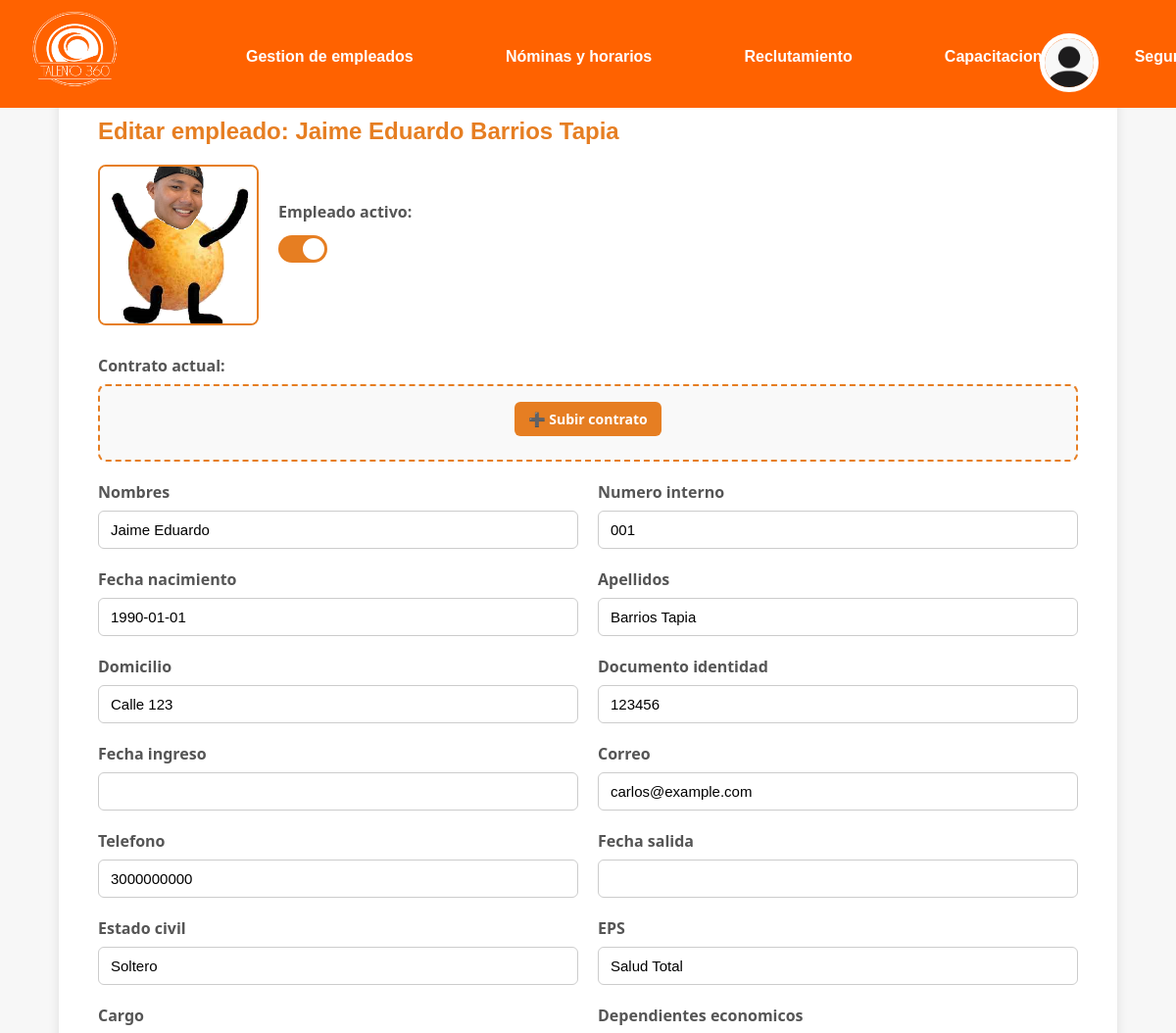
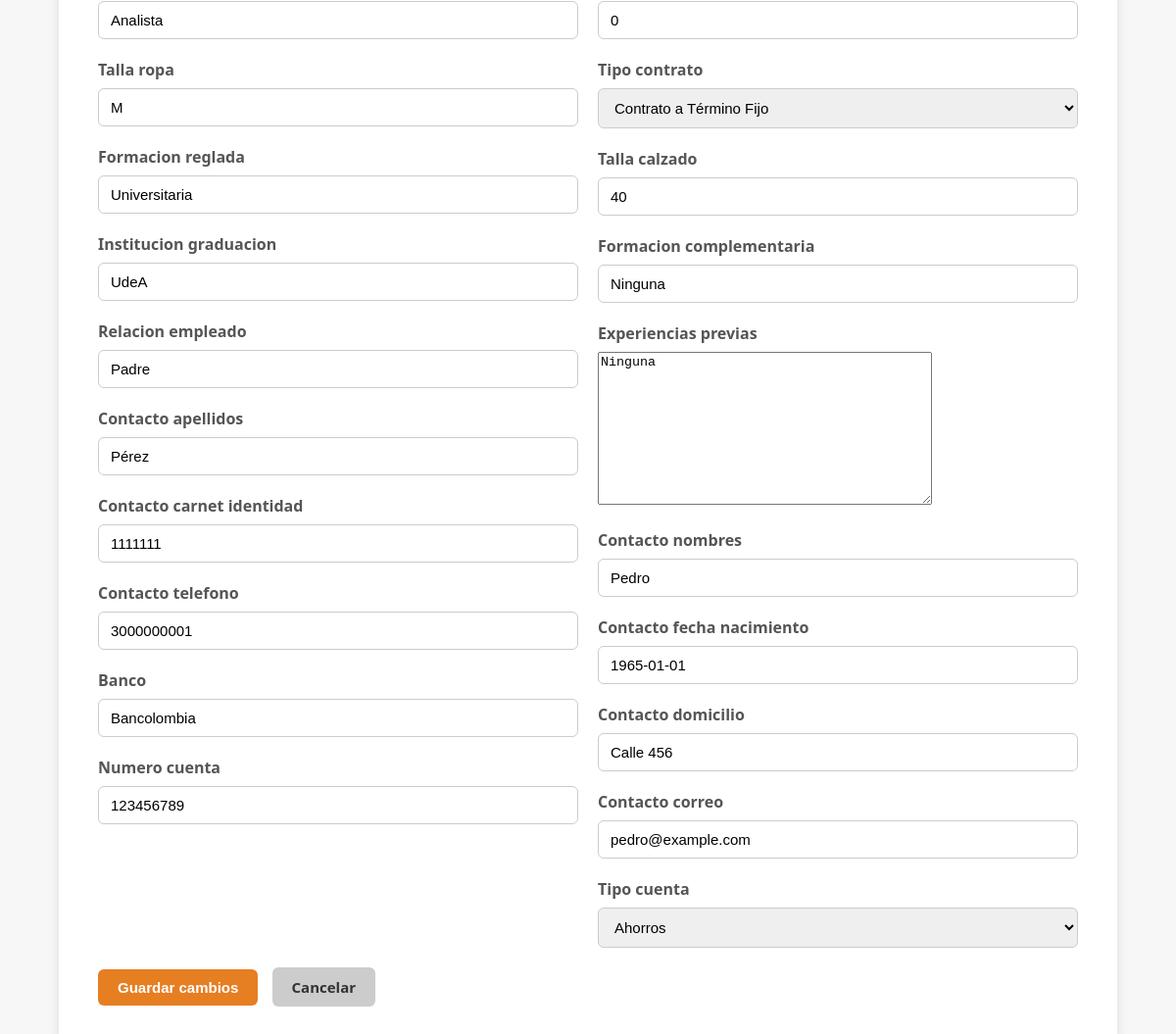
/editar_empleado/1/, run on the app's committed database (2 pictures, top to bottom).
### main/models.py (models this page shows, shortened)
class Empleado(models.Model):
    activo = models.BooleanField(default=True)
    foto = models.ImageField(upload_to='fotos_empleados/', blank=True, null=True)
    contrato = models.FileField(upload_to='contratos_empleados/', blank=True, null=True)
    numero_interno = models.CharField(max_length=20, blank=False)
    nombres = models.CharField(max_length=100, blank=False)
    apellidos = models.CharField(max_length=100, blank=False)
    fecha_nacimiento = models.DateField(blank=False)
    documento_identidad = models.IntegerField(null=True, blank=False)
    domicilio = models.CharField(max_length=255, blank=False)
    correo = models.EmailField(blank=False)
    fecha_ingreso = models.DateField(null=True, blank=True)
    fecha_salida = models.DateField(null=True, blank=True)
    telefono = models.IntegerField(null=True, blank=False)
    EPS = models.CharField(max_length=100, blank=False)
    estado_civil = models.CharField(max_length=20, blank=False)
    dependientes_economicos = models.PositiveIntegerField(default=0)
    cargo = models.CharField(max_length=100, blank=False)
    tipo_contrato = models.CharField(max_length=100, blank=False, choices=(
        ('Contrato a Término Fijo', 'Contrato a Término Fijo'),
        ('Contrato a término indefinido', 'Contrato a término indefinido'),
        ('Contrato de Obra o labor', 'Contrato de Obra o labor'),
        ('Contrato civil por prestación de servicios', 'Contrato civil por prestación de servicios'),
        ('Contrato de aprendizaje', 'Contrato de aprendizaje'),
        ('Contrato ocasional, accidental o transitorio de trabajo', 'Contrato ocasional, accidental o transitorio de trabajo'),
    ))
    talla_ropa = models.CharField(max_length=10, blank=False)
    talla_calzado = models.IntegerField(null=True, blank=False)
    formacion_reglada = models.CharField(max_length=255)
    formacion_complementaria = models.CharField(max_length=255)
    institucion_graduacion = models.CharField(max_length=255)
    experiencias_previas = models.TextField(blank=True)
    relacion_empleado = models.CharField(max_length=100)
    contacto_nombres = models.CharField(max_length=100)
    contacto_apellidos = models.CharField(max_length=100)
    contacto_fecha_nacimiento = models.DateField()
    contacto_carnet_identidad = models.IntegerField(blank=False)
    contacto_domicilio = models.CharField(max_length=255)
    contacto_telefono = models.IntegerField(blank=False)
    contacto_correo = models.EmailField()
    banco = models.CharField(max_length=100)
    tipo_cuenta = models.CharField(max_length=20, choices=(('Ahorros', 'Ahorros'), ('Corriente', 'Corriente')))
    numero_cuenta = models.CharField(max_length=50)

### main/views.py (the view)
# urls.py: path('editar_empleado/<int:empleado_id>/', views.editar_empleado, name='editar_empleado'),
def editar_empleado(request, empleado_id):
    empleado = get_object_or_404(Empleado, pk=empleado_id)
    if request.method == 'POST':
        form = EmpleadoForm(request.POST, request.FILES, instance=empleado)
        if form.is_valid():
            form.save()
            messages.success(request, 'Empleado actualizado correctamente.')
            return redirect('registrar_empleado')  # Redirige a la lista de empleados
    else:
        form = EmpleadoForm(instance=empleado)
    return render(request, 'gestion de empleados/editar_empleado.html', {
        'form': form,
        'empleado': empleado
    })

### main/forms.py
class EmpleadoForm(forms.ModelForm):
    class Meta:
        model = Empleado
        fields = '__all__'

### main/templates/gestion de empleados/editar_empleado.html (shortened to what this page needs)
{% extends "dashboard/header.html" %}
{% load static %}
{% block content %}
</head>
<body>
<div class="container">
    <h2>Editar empleado: {{ empleado.nombres }} {{ empleado.apellidos }}</h2>
    <form method="post" enctype="multipart/form-data">
        <div class="row">
            <div class="photo-wrapper" onclick="document.getElementById('id_foto').click()">
                <img src="{{ empleado.foto.url }}" alt="Foto del empleado" id="fotoPreview">
            </div>
            <div class="form-group">
                <label>Empleado activo:</label>
                <label class="switch">
                    <span class="slider round"></span>
                </label>
            </div>
        </div>
        <div class="form-group" style="flex: 1; min-width: 300px;">
            <label>Contrato actual:</label>
            <div class="contract-card">
                {% if empleado.contrato %}
                    <p>Archivo actual: <a href="{{ empleado.contrato.url }}" download>{{ contrato_nombre }}</a></p>
                    <div class="contract-actions">
                        <a href="{{ empleado.contrato.url }}" target="_blank" class="btn-contract">📄 Ver / Descargar</a>
                        <label class="btn-contract change-btn">
                            ✏️ Cambiar
                            <input type="file" name="contrato" id="id_contrato" class="hidden-input" accept=".pdf,.doc,.docx,.jpg,.png,.jpeg">
                        </label>
                        <button type="button" class="btn-contract delete-btn" onclick="document.getElementById('id_delete_contrato').value = '1'">🗑️ Eliminar</button>
                        <input type="hidden" name="delete_contrato" id="id_delete_contrato" value="0">
                    </div>
                {% else %}
                    <label class="btn-contract change-btn">
                        ➕ Subir contrato
                    </label>
                {% endif %}
            </div>
        </div>
        <div class="form-layout">
            <div class="column">
                {% for field in form %}
                    {% if field.name != 'foto' and field.name != 'activo' and field.name != 'contrato' and forloop.counter0|divisibleby:2 %}
                        <div class="form-group">
                            <label for="{{ field.id_for_label }}">{{ field.label }}</label>
                            {{ field }}
                        </div>
                    {% endif %}
                {% endfor %}
            </div>
            <div class="column">
                {% for field in form %}
                    {% if field.name != 'foto' and field.name != 'activo' and field.name != 'contrato' and not forloop.counter0|divisibleby:2 %}
                        <div class="form-group">
                            <label for="{{ field.id_for_label }}">{{ field.label }}</label>
                            {{ field }}
                        </div>
                    {% endif %}
                {% endfor %}
            </div>
        </div>
        <button type="submit" class="btn btn-primary">Guardar cambios</button>
        <a href="{% url 'registrar_empleado' %}" class="btn btn-secondary">Cancelar</a>
    </form>
</div>
</body>
{% endblock %}

### main/static/CSS/dashboard.css (style rules this page uses)
body { background-color: #f4f4f4; }
a { text-decoration: none; }

### main/templates/gestion de empleados/editar_empleado.html (style rules this page uses)
body { font-family: 'Segoe UI', sans-serif; background-color: #f7f7f7; margin: 0; padding: 0; }
.container { max-width: 1000px; margin: 50px auto; background-color: white; border-radius: 12px; box-shadow: 0 4px 12px rgba(0,0,0,0.1); padding: 40px; }
h2 { margin-top: 30px; margin-bottom: 20px; color: #e67e22; font-weight: 600; font-family: sans-serif; }
.form-layout { display: flex; flex-wrap: wrap; gap: 20px; }
.column { flex: 1; min-width: 300px; }
.form-group { margin-bottom: 20px; }
label { display: block; margin-bottom: 8px; font-weight: bold; color: #555; }
input[type="text"], input[type="email"], input[type="number"], input[type="date"], select { width: 100%; padding: 10px 12px; border: 1px solid #ccc; border-radius: 6px; box-sizing: border-box; font-size: 15px; }
.btn { display: inline-block; padding: 10px 20px; border-radius: 6px; text-decoration: none; font-weight: bold; font-size: 15px; margin-right: 10px; cursor: pointer; }
.btn-primary { background-color: #e67e22; color: white; border: none; }
.btn-secondary { background-color: #ccc; color: #333; }
.photo-wrapper { position: relative; width: 160px; height: 160px; border-radius: 8px; overflow: hidden; cursor: pointer; border: 2px solid #e67e22; transition: border 0.3s; }
.photo-wrapper img { width: 100%; height: 100%; object-fit: cover; display: block; }
.switch { position: relative; display: inline-block; width: 50px; height: 28px; margin-top: 5px; }
.slider { position: absolute; cursor: pointer; top: 0; left: 0; right: 0; bottom: 0; background-color: #ccc; transition: 0.4s; border-radius: 28px; }
.slider:before { position: absolute; content: ""; height: 22px; width: 22px; left: 3px; bottom: 3px; background-color: white; transition: 0.4s; border-radius: 50%; }
input:checked + .slider { background-color: #e67e22; }
input:checked + .slider:before { transform: translateX(22px); }
.row { display: flex; gap: 20px; align-items: center; flex-wrap: wrap; margin-bottom: 30px; }
.contract-card { background-color: #f9f9f9; border: 2px dashed #e67e22; border-radius: 8px; padding: 16px; text-align: center; position: relative; }
.btn-contract { background-color: #e67e22; color: white; padding: 8px 14px; font-size: 14px; font-weight: bold; border: none; border-radius: 6px; text-decoration: none; cursor: pointer; display: inline-block; transition: background-color 0.3s ease; }

### data on the page
Empleado: nombres "Jaime Eduardo", apellidos "Barrios Tapia", foto (picture), form "Jaime Eduardo" "1990-01-01" "Calle 123" "3000000000" "Soltero" "Analista" "M" "Universitaria" "UdeA" "Padre" "Pérez" "1111111" "3000000001" "Bancolombia" "123456789", form "001" "Barrios Tapia" "123456" "carlos@example.com" "Salud Total" "0" "Contrato a Término Fijo" "40" "Ninguna" "Ninguna" "Pedro" "1965-01-01" "Calle 456" "pedro@example.com" "Ahorros"

### other printed values
{{ field.label }} "Nombres" "Fecha nacimiento" "Domicilio" "Fecha ingreso" "Telefono" "Estado civil" "Cargo" "Talla ropa" "Formacion reglada" "Institucion graduacion" "Relacion empleado" "Contacto apellidos" "Contacto carnet identidad" "Contacto telefono" "Banco" "Numero cuenta"
{{ field.label }} "Numero interno" "Apellidos" "Documento identidad" "Correo" "Fecha salida" "EPS" "Dependientes economicos" "Tipo contrato" "Talla calzado" "Formacion complementaria" "Experiencias previas" "Contacto nombres" "Contacto fecha nacimiento" "Contacto domicilio" "Contacto correo" "Tipo cuenta"
